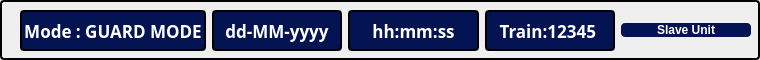
          <widget class="QFrame" name="frame_2">
           <property name="font">
            <font>
             <family>Ubuntu Sans</family>
             <bold>true</bold>
             <underline>false</underline>
            </font>
           </property>
           <property name="styleSheet">
            <string notr="true">QFrame, QLabel, QToolTip {
	color: rgb(0, 0, 0);
    border: 2px solid black;
    border-radius: 4px;
    padding: 2px;
}</string>
           </property>
           <property name="frameShape">
            <enum>QFrame::Panel</enum>
           </property>
           <property name="frameShadow">
            <enum>QFrame::Raised</enum>
           </property>
           <widget class="QWidget" name="layoutWidget">
            <property name="geometry">
             <rect>
              <x>20</x>
              <y>10</y>
              <width>731</width>
              <height>41</height>
             </rect>
            </property>
            <layout class="QHBoxLayout" name="horizontalLayout" stretch="0,0,0,0,0">
             <item>
              <widget class="QLabel" name="lblRmode">
               <property name="font">
                <font>
                 <family>Ubuntu Sans</family>
                 <pointsize>13</pointsize>
                 <bold>true</bold>
                 <underline>false</underline>
                </font>
               </property>
               <property name="styleSheet">
                <string notr="true">background-color: rgb(4, 20, 82);
	color: rgb(255, 255, 255);
    font-weight: bold;</string>
               </property>
               <property name="text">
                <string>Mode : GUARD MODE</string>
               </property>
               <property name="alignment">
                <set>Qt::AlignCenter</set>
               </property>
              </widget>
             </item>
             <item>
              <widget class="QLabel" name="lblDate">
               <property name="font">
                <font>
                 <family>Ubuntu Sans</family>
                 <pointsize>13</pointsize>
                 <bold>true</bold>
                 <underline>false</underline>
                </font>
               </property>
               <property name="styleSheet">
                <string notr="true">background-color: rgb(4, 20, 82);
	color: rgb(255, 255, 255);
    font-weight: bold;</string>
               </property>
               <property name="text">
                <string>dd-MM-yyyy</string>
               </property>
               <property name="alignment">
                <set>Qt::AlignCenter</set>
               </property>
              </widget>
             </item>
             <item>
              <widget class="QLabel" name="lblTime">
               <property name="font">
                <font>
                 <family>Ubuntu Sans</family>
                 <pointsize>13</pointsize>
                 <bold>true</bold>
                 <underline>false</underline>
                </font>
               </property>
               <property name="styleSheet">
                <string notr="true">background-color: rgb(4, 20, 82);
	color: rgb(255, 255, 255);
    font-weight: bold;</string>
               </property>
               <property name="text">
                <string>hh:mm:ss</string>
               </property>
               <property name="alignment">
                <set>Qt::AlignCenter</set>
               </property>
              </widget>
             </item>
             <item>
              <widget class="QLabel" name="label">
               <property name="font">
                <font>
                 <family>Ubuntu Sans</family>
                 <pointsize>13</pointsize>
                 <bold>true</bold>
                 <underline>false</underline>
                </font>
               </property>
               <property name="styleSheet">
                <string notr="true">background-color: rgb(4, 20, 82);
	color: rgb(255, 255, 255);
    font-weight: bold;</string>
               </property>
               <property name="text">
                <string>Train:12345 </string>
               </property>
               <property name="alignment">
                <set>Qt::AlignCenter</set>
               </property>
              </widget>
             </item>
             <item>
              <widget class="QPushButton" name="btnSlaveUnit">
               <property name="styleSheet">
                <string notr="true">QPushButton {
    background-color: rgb(4, 20, 82);
    color: rgb(255, 255, 255);
    font-weight: bold;
    border-radius: 4px;
}</string>
               </property>
               <property name="text">
                <string>Slave Unit</string>
               </property>
              </widget>
             </item>
            </layout>
           </widget>
          </widget>
